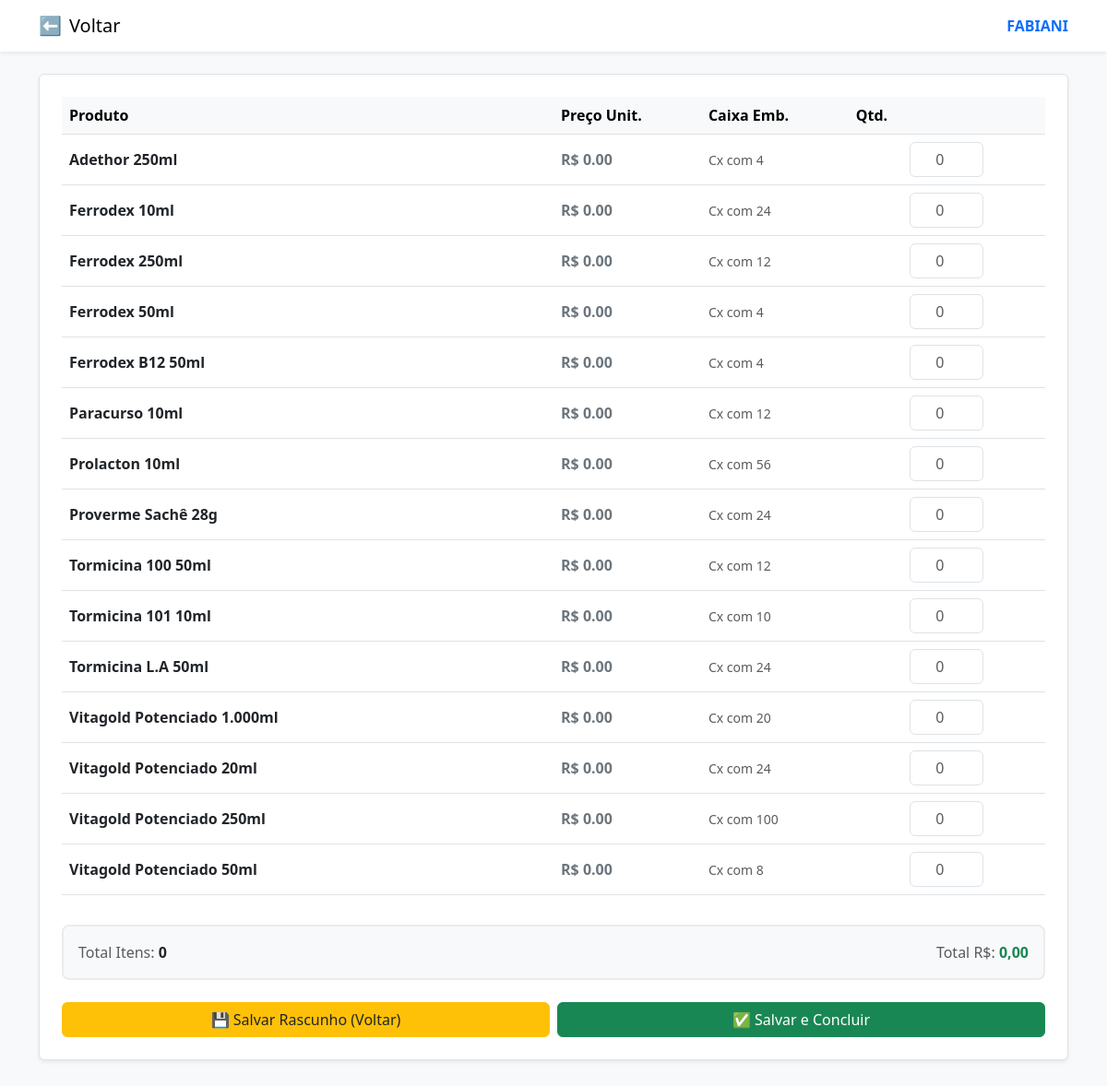
Screenshot of /pedido/form/FABIANI (signed in) with the database file from the repository.
### app.py (models this page shows)
class Produto(db.Model):
    id = db.Column(db.Integer, primary_key=True)
    nome = db.Column(db.String(200), nullable=False)
    laboratorio = db.Column(db.String(100), nullable=False)
    unidade_caixa = db.Column(db.Integer, default=1)
    preco = db.Column(db.Float, default=0.00)

### app.py (the view, shortened to what this page needs)
@app.route('/pedido/form/<laboratorio>', methods=['GET', 'POST'])
def pedido_form(laboratorio):
    if 'usuario_id' not in session: return redirect(url_for('login'))
    pedido_atual = Pedido.query.filter_by(usuario_id=session['usuario_id'], loja_id=session['loja_id'], status='Aberto').first()
    if not pedido_atual:
        pedido_atual = Pedido(usuario_id=session['usuario_id'], loja_id=session['loja_id'], status='Aberto')
        db.session.add(pedido_atual)
        db.session.commit()
    produtos = Produto.query.filter_by(laboratorio=laboratorio).order_by(Produto.nome).all()
    itens_salvos = {}
    if pedido_atual:
        itens = ItemPedido.query.filter_by(pedido_id=pedido_atual.id).all()
        for i in itens:
            itens_salvos[i.produto_id] = i.quantidade
    return render_template('pedido_form.html',
                         produtos=produtos,
                         nome_periodo="Medicamentos 2.1",
                         laboratorio_atual=laboratorio,
                         itens_salvos=itens_salvos)

### templates/pedido_form.html (shortened to what this page needs)
<!DOCTYPE html>
<html lang="pt-br">
<head>
    <link href="https://cdn.jsdelivr.net/npm/bootstrap@5.3.0/dist/css/bootstrap.min.css" rel="stylesheet">
</head>
<body class="bg-light">
    <nav class="navbar navbar-light bg-white shadow-sm mb-4">
        <div class="container">
            <a class="navbar-brand d-flex align-items-center" href="{{ url_for('selecao_fabricante') }}">
                <span class="me-2">⬅️</span> Voltar
            </a>
            <span class="navbar-text fw-bold text-primary">{{ laboratorio_atual }}</span>
        </div>
    </nav>
    <div class="container mb-5">
        <form method="POST" action="{{ url_for('pedido_form', laboratorio=laboratorio_atual) }}">
            <div class="bg-white p-4 border rounded shadow-sm">
                <div class="table-responsive mb-3">
                    <table class="table table-hover align-middle">
                        <thead class="table-light">
                            <tr>
                                <th scope="col" style="width: 50%">Produto</th>
                                <th scope="col" style="width: 15%">Preço Unit.</th>
                                <th scope="col" style="width: 15%">Caixa Emb.</th>
                                <th scope="col" style="width: 20%">Qtd.</th>
                            </tr>
                        </thead>
                        <tbody>
                            {% for produto in produtos %}
                            <tr>
                                <td>
                                    <strong>{{ produto.nome }}</strong>
                                </td>
                                <td class="fw-bold text-secondary">R$ {{ "%.2f" % produto.preco }}</td>
                                <td class="text-muted small">Cx com {{ produto.unidade_caixa }}</td>
                                <td>
                                    <input type="number"
                                           class="form-control table-input mx-auto item-pedido"
                                           name="qtd_{{ produto.id }}"
                                           value="{{ itens_salvos.get(produto.id, '') }}"
                                           placeholder="0" min="0"
                                           data-caixa="{{ produto.unidade_caixa }}"
                                           data-preco="{{ produto.preco }}"
                                           onchange="validarCaixa(this)"
                                           oninput="calcularTotais()">
                                </td>
                            </tr>
                            {% endfor %}
                        </tbody>
                    </table>
                </div>
                <div class="d-flex justify-content-between align-items-center p-3 total-bar mb-4">
                    <div><span class="text-muted">Total Itens:</span> <strong id="display-qtd-total">0</strong></div>
                    <div><span class="text-muted">Total R$:</span> <strong class="text-success" id="display-valor-total">0,00</strong></div>
                </div>
                <div class="d-flex gap-2">
                    <button type="submit" name="acao" value="rascunho" class="btn btn-warning text-dark w-50">
                        💾 Salvar Rascunho (Voltar)
                    </button>
                    <button type="submit" name="acao" value="finalizar" class="btn btn-success w-50">
                        ✅ Salvar e Concluir
                    </button>
                </div>
            </div>
        </form>
    </div>
</body>
</html>

### templates/pedido_form.html (style rules this page uses)
.table-input { width: 80px; text-align: center; }
.total-bar { background-color: #f8f9fa; border: 2px solid #e9ecef; border-radius: 8px; }

### rows the page displays
Produto: nome "Adethor 250ml", preco "0.00", unidade_caixa "4"
Produto: nome "Ferrodex 10ml", preco "0.00", unidade_caixa "24"
Produto: nome "Ferrodex 250ml", preco "0.00", unidade_caixa "12"
Produto: nome "Ferrodex 50ml", preco "0.00", unidade_caixa "4"
Produto: nome "Ferrodex B12 50ml", preco "0.00", unidade_caixa "4"
Produto: nome "Paracurso 10ml", preco "0.00", unidade_caixa "12"
Produto: nome "Prolacton 10ml", preco "0.00", unidade_caixa "56"
Produto: nome "Proverme Sachê 28g", preco "0.00", unidade_caixa "24"
Produto: nome "Tormicina 100 50ml", preco "0.00", unidade_caixa "12"
Produto: nome "Tormicina 101 10ml", preco "0.00", unidade_caixa "10"
Produto: nome "Tormicina L.A 50ml", preco "0.00", unidade_caixa "24"
Produto: nome "Vitagold Potenciado 1.000ml", preco "0.00", unidade_caixa "20"
Produto: nome "Vitagold Potenciado 20ml", preco "0.00", unidade_caixa "24"
Produto: nome "Vitagold Potenciado 250ml", preco "0.00", unidade_caixa "100"
Produto: nome "Vitagold Potenciado 50ml", preco "0.00", unidade_caixa "8"

### other values shown
{{ laboratorio_atual }} "FABIANI"
